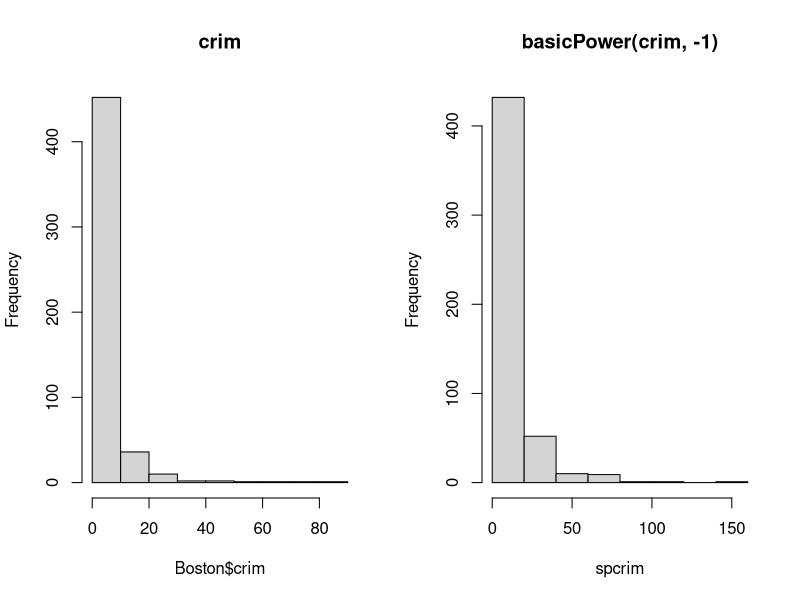

Recreate this plot in R.
data(Boston, package="MASS")
library("car")    
# scale
summary(Boston$crim)
sccrim <- scale(Boston$crim)
summary(sccrim)
# Power
par(mfrow=c(1,2))
hist(Boston$crim, main="crim")
spcrim <- basicPower(Boston$crim, -1)  
hist(spcrim, main="basicPower(crim, -1)")
